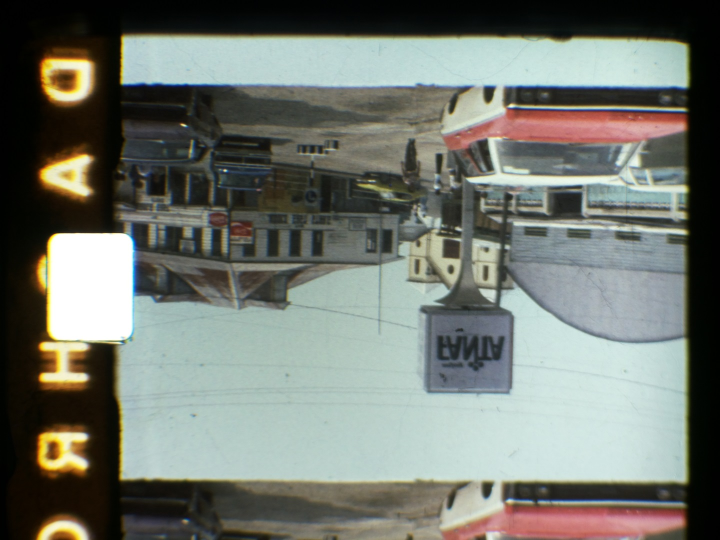
#> input picture Python/grab.jpg, 1440 x 1080 px (shown at 1/2 size); its folder holds only this picture in this run
$ python -i 8mm_ImageRegistrationCropping.py   (imports and definitions only)
#> lines starting #> are read from the running program, lines starting #| are printed output that depends on the picture; after the words box and inside, x2 and y2 are one past the last pixel; in counts of white or black regions, pixels touching at a corner belong together
from __future__ import annotations
from typing import TYPE_CHECKING, List

import cv2 as cv
import numpy as np
import os
import glob
import shutil
import traceback
from datetime import datetime

import queue
from threading import Thread

NUM_THREADS = 2


q = queue.Queue(maxsize=10)

# [11 lines left out: function ServiceImageWriteQueue, not called in this run]

def OutputFolder() -> str:
    # Create folders for the different EV exposure levels

    # Image Output path - create if needed
    path = "/Users/... ENTER YOUR OUTPUT PATH HERE"

    if not os.path.exists(path):
        os.mkdir(path)

    return path

def ImageFolder() -> str:
    # Image Input path - create if needed
    path = os.path.join(os.getcwd(), "Capture")

    path="/Users/... ENTER YOUR INPUT PATH HERE"

    if not os.path.exists(path):
        raise FileNotFoundError(path)

    return path

def Filelist(path: str, ext: str) -> int:
    return sorted(glob.glob(os.path.join(path, "frame_?????."+ext)), reverse=True)

# For Details Reference Link:
# http://stackoverflow.com/questions/46036477/drawing-fancy-rectangle-around-face
# [23 lines left out: function draw_border, not called in this run]


def detectSproket(sproket_image, lower_threshold:int=210):
    # Convert to gray and blur
    matrix = (3, 7)
    sproket_image = cv.GaussianBlur(sproket_image, matrix, 0)

    sproket_image = cv.cvtColor(sproket_image, cv.COLOR_BGR2GRAY)

    sproket_image = cv.equalizeHist(sproket_image)
    # Threshold
    _, sproket_image = cv.threshold(sproket_image, lower_threshold, 255, cv.THRESH_BINARY)

    cv.imshow("sproket_image",cv.resize(sproket_image, (0,0), fx=0.4, fy=0.4))

    # Detect the sproket shape
    contours, _ = cv.findContours(sproket_image, cv.RETR_EXTERNAL, cv.CHAIN_APPROX_SIMPLE)

    #cv.drawContours(image, contours, -1,color=(0,0,255), thickness=cv.FILLED)

    #Abort here if detection found nothing!
    if len(contours)==0:
        #Return a fake reading (hard coded)
        return (455, 646), (455, 646),1,1, 0, 1, len(contours)

    # Sort by area, largest first (hopefully our sproket - we should only have 1 full sprocket in view at any 1 time)
    contour = sorted(contours, key=lambda x: cv.contourArea(x), reverse=True)[0]

    #colour = (100, 100, 100)
    #cv.drawContours(sproket_image, [contour], -1,color=colour, thickness=cv.FILLED)

    area = cv.contourArea(contour)
    rect = cv.minAreaRect(contour)
    rotation = rect[2]
    centre = rect[0]
    # Gets center of rotated rectangle
    box = cv.boxPoints(rect)
    # Convert dimensions to ints
    box = np.int0(box)

    #print("area",area)
    #print("rotation",rotation)

    a=min(box[0][0],box[1][0],box[2][0],box[3][0])
    b=min(box[0][1],box[1][1],box[2][1],box[3][1])
    top_left_of_sproket_hole=(a,b)

    a=max(box[0][0],box[1][0],box[2][0],box[3][0])
    b=max(box[0][1],box[1][1],box[2][1],box[3][1])
    bottom_right_of_sproket_hole=(a,b)
    #cv.drawContours(sproket_image, [box], -1,color=(200, 0, 0), thickness=2)

    # Check for vertical stretch
    height_of_sproket_hole=bottom_right_of_sproket_hole[1]-top_left_of_sproket_hole[1]

    # Check width
    width_of_sproket_hole=bottom_right_of_sproket_hole[0]-top_left_of_sproket_hole[0]

    #print(top_left_of_sproket_hole, bottom_right_of_sproket_hole)
    #cv.rectangle(sproket_image, top_left_of_sproket_hole, bottom_right_of_sproket_hole, 255, 4)

    return top_left_of_sproket_hole, bottom_right_of_sproket_hole,width_of_sproket_hole,height_of_sproket_hole, rotation, area, len(contours)

def cropOriginalImage(image):
    return image.copy()
    #y1=140
    #y2=y1+2000
    #return image[y1:y2,150:2900].copy()

def scanImageForAverageCalculations(image):
    # Do inital crop of the input image
    # this assumes hardcoded image sizes and will need tweaks depending on input resolution
    image=cropOriginalImage(image)
    h, w =image.shape[:2]

    #Take a vertical strip where the sproket should be (left hand side)
    #Original image is 3556x2381
    y1=int(h*0.2)
    y2=int(h*0.8)
    top_left_of_sproket_hole, bottom_right_of_sproket_hole,width_of_sproket_hole,height_of_sproket_hole, rotation, area, number_of_contours=detectSproket(image[y1:y2,0:int(w*0.20)],lower_threshold=205)

    cv.waitKey(15)

    #Only 1 shape detected, and no rotation
    if number_of_contours<10 and (rotation==0.0 or rotation==90.0 or (rotation>0 and rotation<1)):
        top_left_of_sproket_hole=(top_left_of_sproket_hole[0],y1+top_left_of_sproket_hole[1])
        bottom_right_of_sproket_hole=(bottom_right_of_sproket_hole[0],y1+bottom_right_of_sproket_hole[1])
        cv.rectangle(image, top_left_of_sproket_hole, bottom_right_of_sproket_hole, (0,0,255), 2)
        thumbnail=cv.resize(image, (0,0), fx=0.4, fy=0.4)
        return thumbnail, width_of_sproket_hole,height_of_sproket_hole, area

    return None, None,None,None

# [57 lines left out: function scanImages, not called in this run]

min_x=999999
max_x=0
min_y=999999
max_y=0
lower_t=225
previous_frame_top_left_of_sproket_hole=None
previous_frame_bottom_right_of_sproket_hole=None

# [210 lines left out: function processImage, not called in this run]


# [1 line that did not run here, left out]
output_path=OutputFolder()

# [1 line that did not run here, left out]

#files=files[469:]

# [115 lines not run here, left out]

>>> import cv2
>>> picture = cv2.imread('grab.jpg')
#> picture is the input picture: shape (1080, 1440, 3); mean B, G, R 111.7, 119.6, 114.9
>>> result = scanImageForAverageCalculations(picture)
#> in detectSproket, `sproket_image = cv.GaussianBlur(sproket_image, matrix, 0)`:
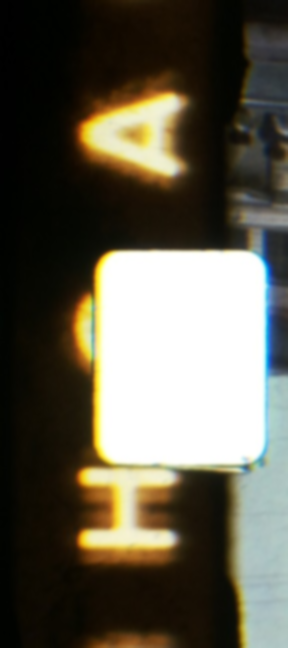
#> sproket_image: shape (648, 288, 3); mean of channels 0, 1, 2 76.8, 90.9, 95.3; drawn as B, G, R
#> in detectSproket, `sproket_image = cv.cvtColor(sproket_image, cv.COLOR_BGR2GRAY)`:
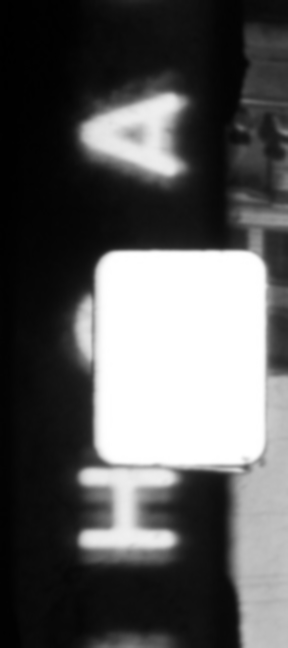
#> sproket_image: shape (648, 288); min 0, max 255, mean 90.6
#> in detectSproket, `sproket_image = cv.equalizeHist(sproket_image)`:
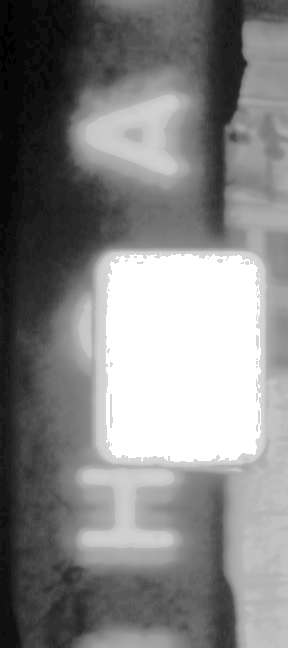
#> sproket_image: shape (648, 288); min 0, max 255, mean 132.1
#> in detectSproket, `_, sproket_image = cv.threshold(sproket_image, lower_threshold, 255, c..`:
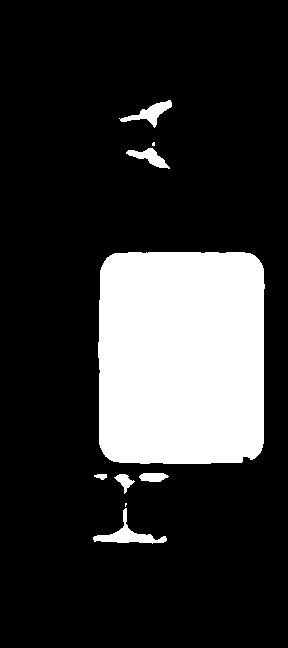
#> sproket_image: shape (648, 288); 19.5% white; 9 white regions (2 under 20 px)
#> in detectSproket, `cv.imshow("sproket_image",cv.resize(sproket_image, (0,0), fx=0.4, fy=0..`:
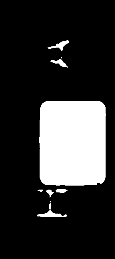
#> window 'sproket_image': shape (259, 115); min 0, max 255, mean 49.9
#> in detectSproket, `contours, _ = cv.findContours(sproket_image, cv.RETR_EXTERNAL, cv.CHAI..`: contours = 9 contours, 2 with area under 20; largest, box (x1, y1, x2, y2) and area: (98, 252, 265, 464) 34000, (93, 508, 167, 544) 606, (119, 100, 172, 128) 434, (126, 148, 170, 169) 336, (139, 473, 169, 482) 183, (114, 474, 135, 494) 150, (94, 474, 107, 480) 40
#> in detectSproket, `contour = sorted(contours, key=lambda x: cv.contourArea(x), reverse=Tr..`: contour = contour of 108 points, box (x1, y1, x2, y2) (98, 252, 265, 464), area 34000
#> in detectSproket, `area = cv.contourArea(contour)`: area = 34000.5
#> in detectSproket, `rect = cv.minAreaRect(contour)`: rect = ((181, 357.5), (211, 166), -90)
#> in detectSproket, `rotation = rect[2]`: rotation = -90
#> in detectSproket, `centre = rect[0]`: centre = (181, 357.5)
#> in detectSproket, `box = cv.boxPoints(rect)`: box = [[264, 463], [98, 463], [98, 252], [264, 252]]
#> in detectSproket, `a=min(box[0][0],box[1][0],box[2][0],box[3][0])`: a = 98
#> in detectSproket, `b=min(box[0][1],box[1][1],box[2][1],box[3][1])`: b = 252
#> in detectSproket, `top_left_of_sproket_hole=(a,b)`: top_left_of_sproket_hole = (98, 252)
#> in detectSproket, `a=max(box[0][0],box[1][0],box[2][0],box[3][0])`: a = 264
#> in detectSproket, `b=max(box[0][1],box[1][1],box[2][1],box[3][1])`: b = 463
#> in detectSproket, `bottom_right_of_sproket_hole=(a,b)`: bottom_right_of_sproket_hole = (264, 463)
#> in detectSproket, `height_of_sproket_hole=bottom_right_of_sproket_hole[1]-top_left_of_spr..`: height_of_sproket_hole = 211
#> in detectSproket, `width_of_sproket_hole=bottom_right_of_sproket_hole[0]-top_left_of_spro..`: width_of_sproket_hole = 166
#> in scanImageForAverageCalculations, `top_left_of_sproket_hole, bottom_right_of_sproket_hole,width_of_sproke..`: top_left_of_sproket_hole = (98, 252); bottom_right_of_sproket_hole = (264, 463); width_of_sproket_hole = 166; height_of_sproket_hole = 211; rotation = -90; area = 34000.5; number_of_contours = 9
